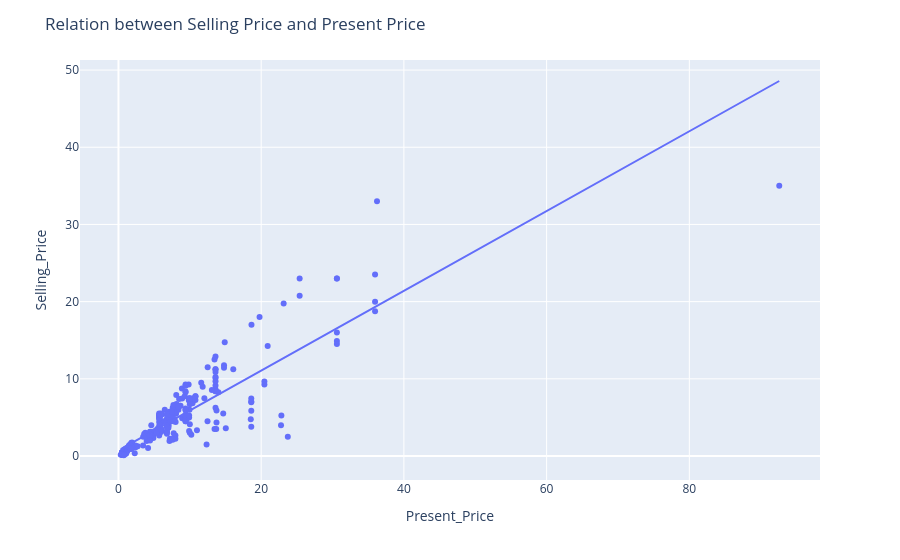

This figure's notebook cell:
### Code cell
fig = px.scatter(df, x="Present_Price", y="Selling_Price", trendline="ols")
fig.update_layout(title="Relation between Selling Price and Present Price")
fig.show()
plt.show()

### Figure 1 — Plotly figure (JSON) as saved in the notebook; plotly's stock layout.template omitted (floating-point values rounded to 4 significant figures; data arrays with more than 128 entries replaced by an {"elided": "..."} marker saying what was removed)
{"data": [{"hovertemplate": "Present_Price=%{x}<br>Selling_Price=%{y}<extra></extra>", "legendgroup": "", "marker": {"color": "#636efa", "symbol": "circle"}, "mode": "markers", "name": "", "orientation": "v", "showlegend": false, "type": "scatter", "x": {"elided": "301 float values"}, "xaxis": "x", "y": {"elided": "301 float values"}, "yaxis": "y"}, {"hovertemplate": "<b>OLS trendline</b><br>Selling_Price = 0.516901 * Present_Price + 0.718135<br>R<sup>2</sup>=0.772491<br><br>Present_Price=%{x}<br>Selling_Price=%{y} <b>(trend)</b><extra></extra>", "legendgroup": "", "marker": {"color": "#636efa", "symbol": "circle"}, "mode": "lines", "name": "", "showlegend": false, "type": "scatter", "x": {"elided": "301 float values"}, "xaxis": "x", "y": {"elided": "301 float values"}, "yaxis": "y"}], "layout": {"legend": {"tracegroupgap": 0}, "margin": {"t": 60}, "title": {"text": "Relation between Selling Price and Present Price"}, "xaxis": {"anchor": "y", "domain": [0, 1], "title": {"text": "Present_Price"}}, "yaxis": {"anchor": "x", "domain": [0, 1], "title": {"text": "Selling_Price"}}}}
